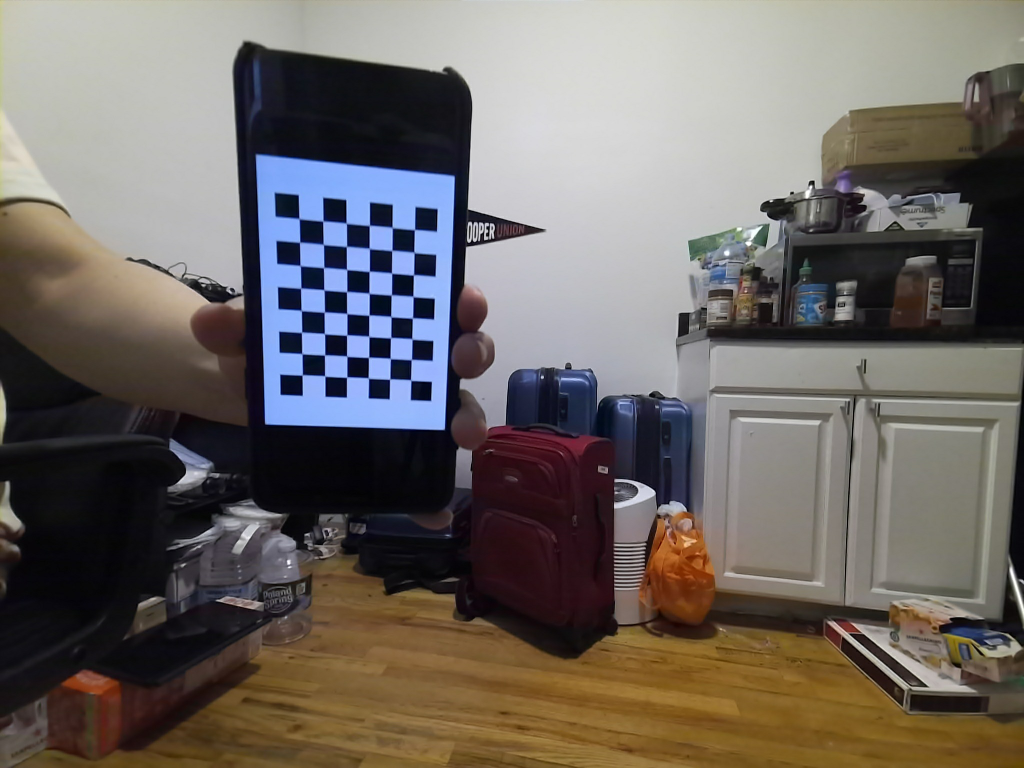
#> input picture data/1.jpg, 2048 x 1536 px (shown at 1/2 size); its folder holds 4 pictures in this run
$ python main.py   (older library calls are emulated)
#> lines starting #> are read from the running program, lines starting #| are printed output that depends on the picture
### src/utils.py
import glob
import cv2
import pickle
import numpy as np

from scipy import optimize

from constants import DATA_PATH, PATTERN_SIZE, SQUARE_SIZE, CORNER_PATH

def get_images():
    images = sorted(glob.glob(DATA_PATH + "/*.jpg"))
    for image in images:
        yield image.split("/")[-1].split(".")[0], cv2.imread(image, 0)  # greyscale


def show_image(title, image):
    cv2.imshow(title, image)
    cv2.waitKey()


def get_correspondence():
    W_def = np.zeros((PATTERN_SIZE[0] * PATTERN_SIZE[1], 3), dtype=np.float64)  # World Coordinate
    W_def[:, :2] = np.indices(PATTERN_SIZE).T.reshape(-1, 2) * SQUARE_SIZE
    correspondences = []
    for image_name, image in get_images():
        retval, corners = cv2.findChessboardCorners(image, patternSize=PATTERN_SIZE)
        # detected
        if retval:
            corners = corners.reshape(-1, 2)  # image coordinmate
            ec = cv2.cvtColor(image, cv2.COLOR_GRAY2BGR)
            cv2.drawChessboardCorners(ec, PATTERN_SIZE, corners, retval)  # draw corners
            cv2.imwrite(CORNER_PATH + "/" + image_name + ".jpg", ec)  # save to folder
            if corners.shape[0] == W_def.shape[0]:
                correspondences.append([W_def[:, :-1].astype(np.float64), corners.astype(np.int)])
    return correspondences


# DLT method requires normalized matrix
def normalize_matrix(points):
    pass


def get_homographys(correspondence):
    Hs = []
    for i in range(len(correspondence)):
        N = len(correspondence[i][0])
        A = np.zeros((2*N, 9), dtype=np.float64)
        W, w= correspondence[i]
        for j in range(len(W)):
            X, Y = W[j]
            u, v = w[j]
            A[2*j] = np.array([-X, -Y, -1, 0, 0, 0, X*u, Y*u, u])
            A[2*j+1] = np.array([0, 0, 0, -X, -Y, -1, X*v, Y*v, v])
        _, S, V = np.linalg.svd(A)
        h = V[np.argmin(S)]
        h = h / h[-1]
        H = h.reshape(3, 3)
        Hs.append(H)
    return Hs


def get_v_ij(i, j, H):
    return np.array([
        H[0, i]*H[0, j],
        H[0, i]*H[1, j] + H[1, i]*H[0, j],
        H[1, i]*H[1, j],
        H[2, i]*H[0, j] + H[0, i]*H[2, j],
        H[2, i]*H[1, j] + H[1, i]*H[2, j],
        H[2, i]*H[2, j]
    ])


def get_intrinsic_parameter(Hs):
    N = len(Hs)
    V = np.zeros((2*N, 6), np.float64)

    for i in range(N):
        V[2*i] = get_v_ij(0, 1, Hs[i])
        V[2*i+1] = get_v_ij(0, 0, Hs[i]) - get_v_ij(1, 1, Hs[i])
    _, s, v = np.linalg.svd(V)
    b = v[np.argmin(s)]

    v0 = (b[1]*b[3] - b[0]*b[4])/(b[0]*b[2] - b[1]**2)
    lamb = b[5] - (b[3]**2 + v0*(b[1]*b[2] - b[0]*b[4]))/b[0]
    alpha = np.sqrt((lamb/b[0]))
    beta = np.sqrt(((lamb*b[0])/(b[0]*b[2] - b[1]**2)))
    gamma = -1*((b[1])*(alpha**2) *(beta/lamb))
    u0 = (gamma*v0/beta) - (b[3]*(alpha**2)/lamb)

    A = np.array([
        [alpha, gamma, u0],
        [0, beta, v0],
        [0, 0, 1.0]
    ])
    return A


def get_extrinsic(H, A):
    # Get the homography and intrinsic parameters
    inv_A = np.linalg.inv(A)
    # Get each column of the homography
    h_1 = H[:, 0]
    h_2 = H[:, 1]
    h_3 = H[:, 2]
    # Get the (average) scale factor
    lamb_1 = 1/(np.linalg.norm(np.dot(inv_A, h_1)))
    lamb_2 = 1/(np.linalg.norm(np.dot(inv_A, h_2)))
    lamb = (lamb_1 + lamb_2)/2
    # Find rotation matrix
    r_1 = lamb*np.dot(inv_A, h_1)
    r_2 = lamb*np.dot(inv_A, h_2)
    r_3 = np.cross(r_1, r_2)
    R = np.column_stack((r_1, r_2, r_3))
    # Enforce orthogonal matrix
    u,_,v = np.linalg.svd(R)
    R = np.dot(u,np.transpose(v))
    # Find translation
    t = lamb*np.dot(inv_A, h_3)
    # Find homogeneous transformation
    R_t = np.column_stack((R, t))
    return R_t


def proj_fun(initial_h, W, w, h, N):
    W = W.reshape(N, 2)
    projected = np.zeros((2*N, ), dtype=np.float64)
    for i in range(N):
        X, Y = W[i]
        weight = h[6]*X + h[7]*Y + h[8]
        # normalize by last element
        projected[2*i]   = (h[0]*X + h[1]*Y + h[2]) / weight
        projected[2*i+1] = (h[3]*X + h[4]*Y + h[5]) / weight
    return projected-w


# http://staff.fh-hagenberg.at/burger/publications/reports/2016Calibration/Burger-CameraCalibration-20160516.pdf
def jac_fun(initial_h, W, w, h, N):
    W = W.reshape(N, 2)
    jacobian = np.zeros((2*N, 9), np.float64)
    for i in range(N):
        x, y = W[i]
        sx = np.float64(h[0]*x + h[1]*y + h[2])
        sy = np.float64(h[3]*x + h[4]*y + h[5])
        w = np.float64(h[6]*x + h[7]*y + h[8])
        jacobian[2*i] = np.array([x/w, y/w, 1/w, 0, 0, 0, -sx*x/w**2, -sx*y/w**2, -sx/w**2])
        jacobian[2*i + 1] = np.array([0, 0, 0, x/w, y/w, 1/w, -sy*x/w**2, -sy*y/w**2, -sy/w**2])
    return jacobian


def MLE_HOM_optimize(H, W, w):
    N = len(W)
    W = W.flatten()
    w = w.flatten()
    h = H.flatten()

    h_prime = optimize.least_squares(fun=proj_fun,
                                     x0=h,
                                     jac=jac_fun,
                                     method="lm",
                                     args=[W, w, h, N],
                                     verbose=0)
    if h_prime.success:
        H = h_prime.x.reshape(3, 3)
        H = H/H[2, 2]
    return H


def estimated_lens_distortion(A, Hs, correspondence):
    M = len(correspondence)
    N = len(correspondence[0][0])
    D = np.zeros(((2*M*N), 2), dtype=np.float64)
    d = np.zeros(((2*M*N), 1), dtype=np.float64)
    u_c = A[0, 2]
    v_c = A[1, 2]
    for i in range(len(correspondence)):
        W, w = correspondence[i]
        R_t = get_extrinsic(Hs[i], A)
        for j in range(len(W)):
            X, Y = W[j]
            u_dot, v_dot = w[j]
            # scale = np.linalg.norm(np.array([u_dot,v_dot])).squeeze()
            # X = u_dot/scale
            # Y = v_dot/scale
            place_holder = np.matmul(R_t, np.array([[X,Y,0,1]]).T)
            x, y = place_holder[:2].squeeze()
            r = x**2+ y**2
            place_holder = np.matmul(np.matmul(A, R_t), np.array([[X, Y, 0, 1]]).T)
            u, v = place_holder[:2].squeeze()
            d_u = u - u_c
            d_v = v - v_c
            D[2*(i*len(W)+j)] = np.array([d_u*r, d_u*r**2])
            D[2*(i*len(W)+j)+1] = np.array([d_v*r, d_v*r**2])
            d[2*(i*len(W)+j)] = u_dot - u
            d[2*(i*len(W)+j)+1] = v_dot - v
    k = np.matmul(np.linalg.inv(np.matmul(D.T, D)), np.matmul(D.T, d))
    return k

### src/main.py
from utils import *

if __name__ == "__main__":
    correspondence = get_correspondence()  # N images x [48 World coord, 48 image coord]
#> in get_correspondence, `retval, corners = cv2.findChessboardCorners(image, patternSize=PATTERN..`: retval = True; corners = 48 rows, first 8: [604.3, 751.7], [604, 707.9], [602.7, 666.1], [603.5, 623.1], [602.6, 575.2], [600.2, 529.5], [599.6, 484.8], [599, 437.5]
#> in get_correspondence, `retval, corners = cv2.findChessboardCorners(image, patternSize=PATTERN..`:
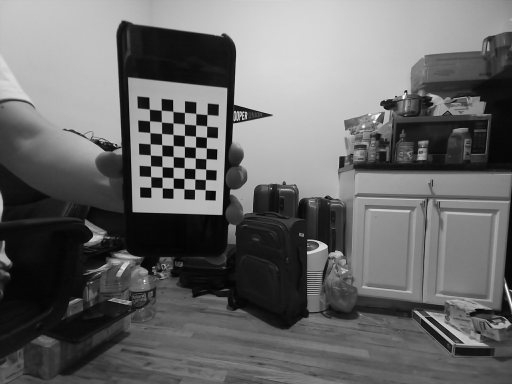
#> image: shape (1536, 2048) (shown at 1/4 size); min 0, max 255, mean 104.4
#> in get_correspondence, `corners = corners.reshape(-1, 2)`: corners = 48 pairs, first value 599 to 829.5, second value 437.5 to 761.6
#> in get_correspondence, `cv2.drawChessboardCorners(ec, PATTERN_SIZE, corners, retval)`:
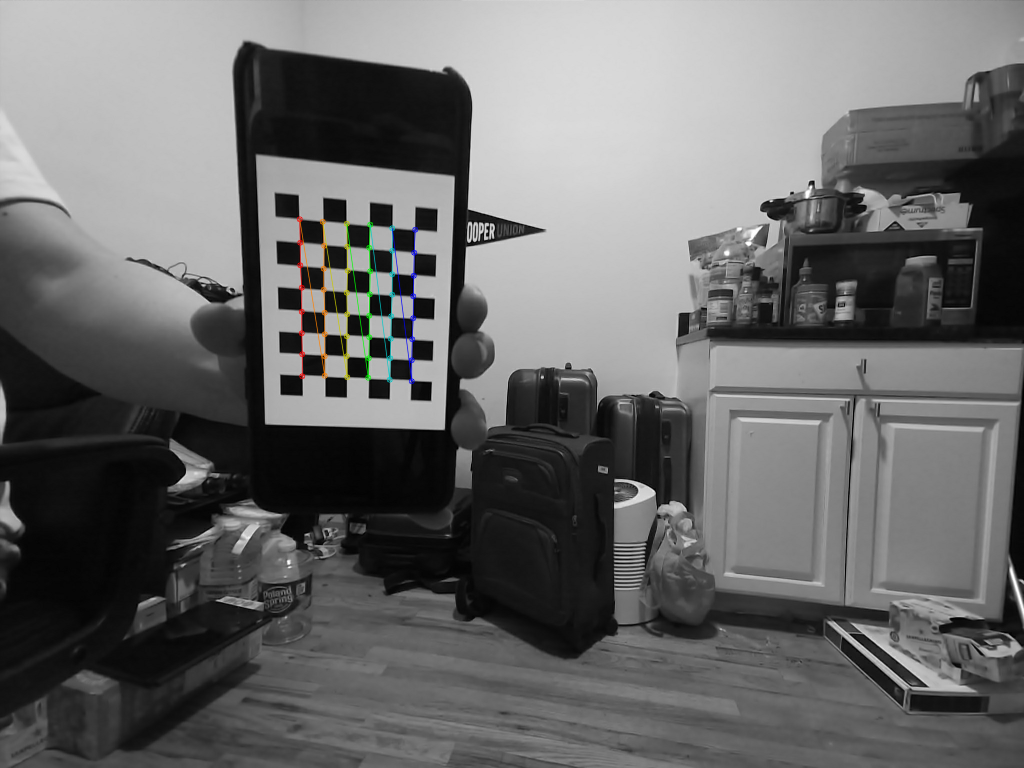
#> ec: shape (1536, 2048, 3) (shown at 1/2 size); mean B, G, R 104.3, 104.5, 104.4
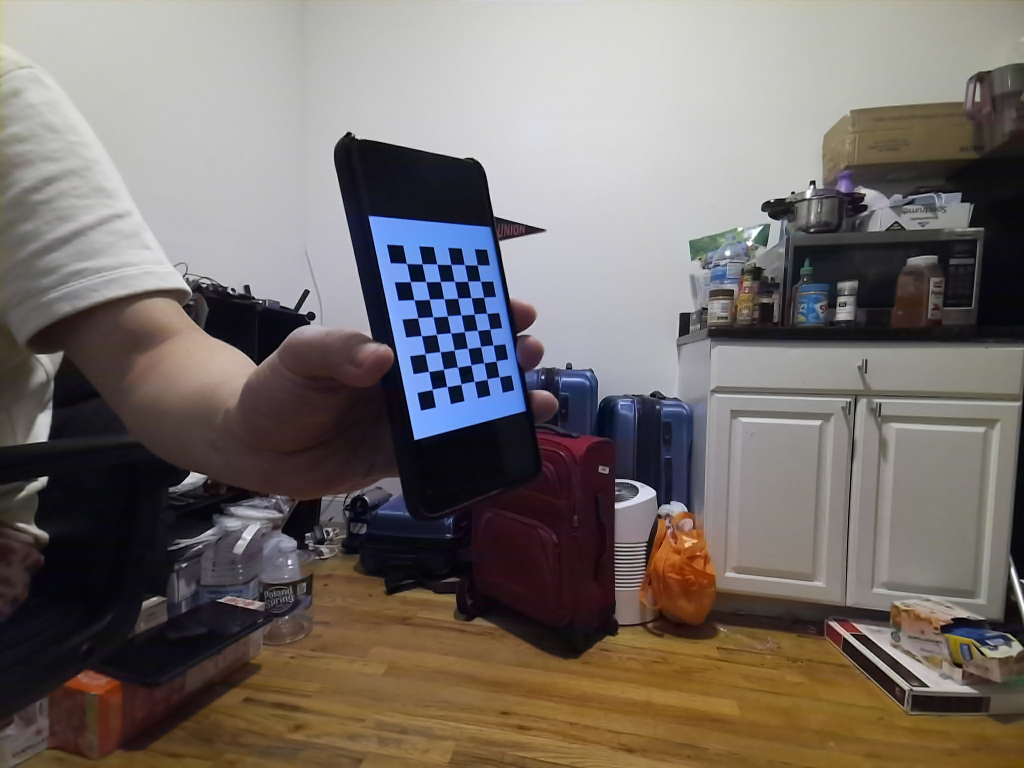
#> input picture data/10.jpg, 2048 x 1536 px (shown at 1/2 size)
#> pass 2 of the loop in get_correspondence, `for image_name, image in get_images():`:
#> in get_correspondence, `retval, corners = cv2.findChessboardCorners(image, patternSize=PATTERN..`: corners = 48 rows, first 8: [955, 530.5], [961.4, 562.5], [967.6, 594.7], [973.6, 626.7], [979.4, 659.5], [987.3, 690.9], [992.3, 722.9], [999, 754.3]
#> in get_correspondence, `retval, corners = cv2.findChessboardCorners(image, patternSize=PATTERN..`:
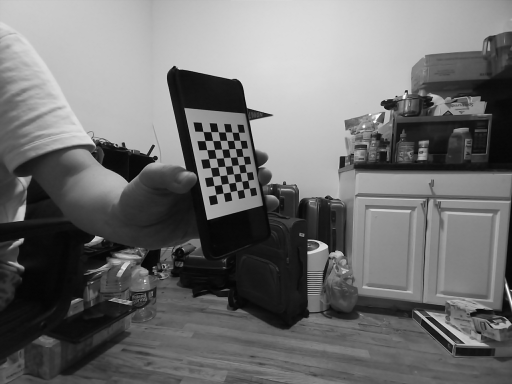
#> image: shape (1536, 2048) (shown at 1/4 size); min 0, max 255, mean 111.3
#> in get_correspondence, `corners = corners.reshape(-1, 2)`: corners = 48 pairs, first value 813.2 to 999, second value 527.3 to 780.4
#> in get_correspondence, `cv2.drawChessboardCorners(ec, PATTERN_SIZE, corners, retval)`:
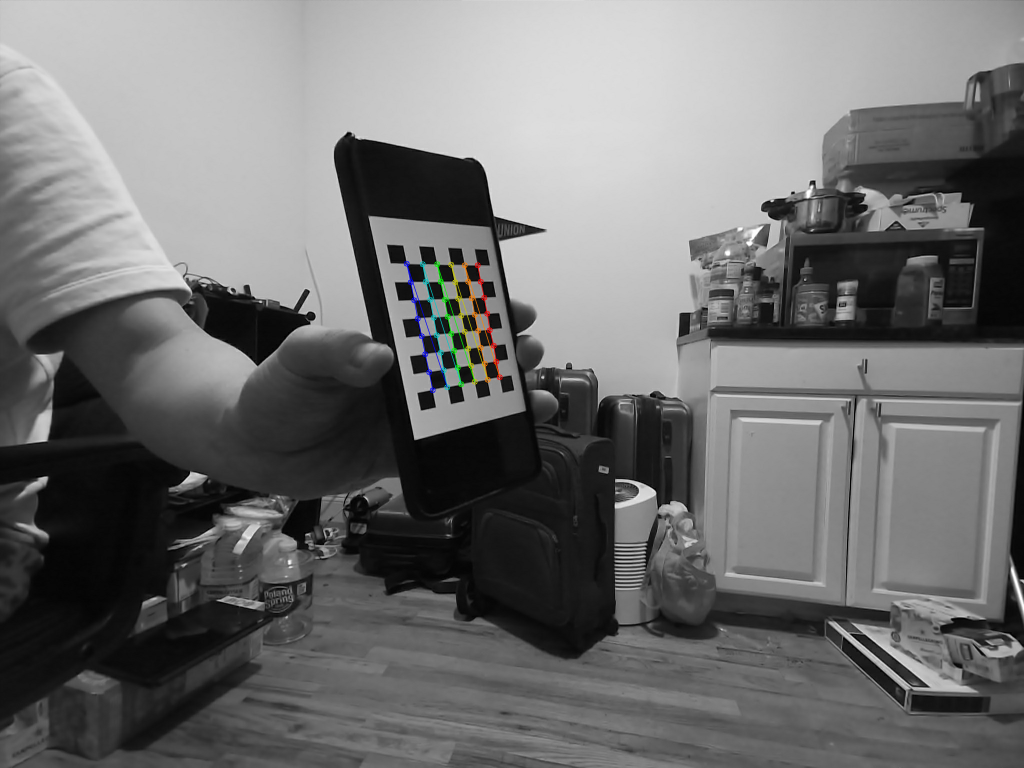
#> ec: shape (1536, 2048, 3) (shown at 1/2 size); mean B, G, R 111.3, 111.4, 111.4
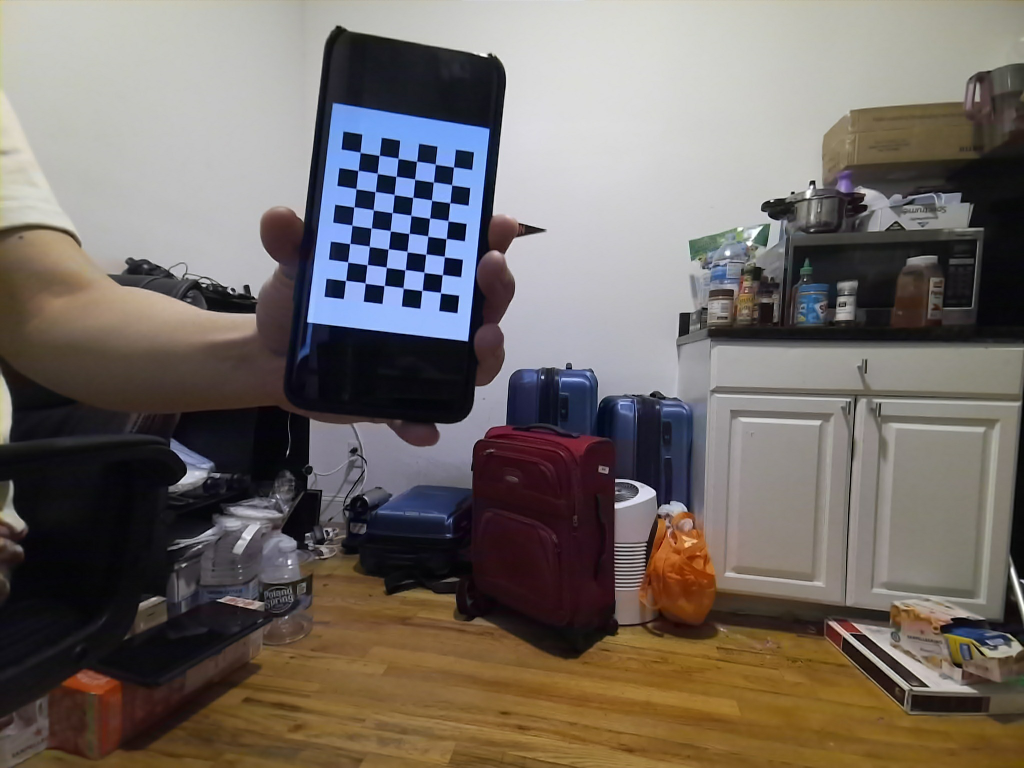
#> input picture data/2.jpg, 2048 x 1536 px (shown at 1/2 size)
#> pass 3 of the loop in get_correspondence, `for image_name, image in get_images():`:
#> in get_correspondence, `retval, corners = cv2.findChessboardCorners(image, patternSize=PATTERN..`: corners = 48 rows, first 8: [690.9, 561.8], [695.3, 524], [699.2, 487.9], [704.1, 451], [707.7, 414.9], [711.4, 376.8], [715.9, 341.7], [720.9, 306.4]
#> in get_correspondence, `retval, corners = cv2.findChessboardCorners(image, patternSize=PATTERN..`:
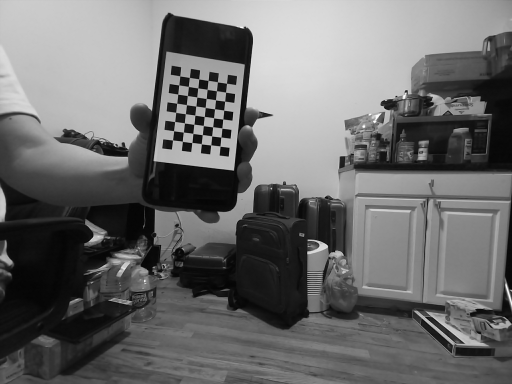
#> image: shape (1536, 2048) (shown at 1/4 size); min 0, max 255, mean 107.9
#> in get_correspondence, `corners = corners.reshape(-1, 2)`: corners = 48 pairs, first value 690.9 to 907.4, second value 306.4 to 584.4
#> in get_correspondence, `cv2.drawChessboardCorners(ec, PATTERN_SIZE, corners, retval)`:
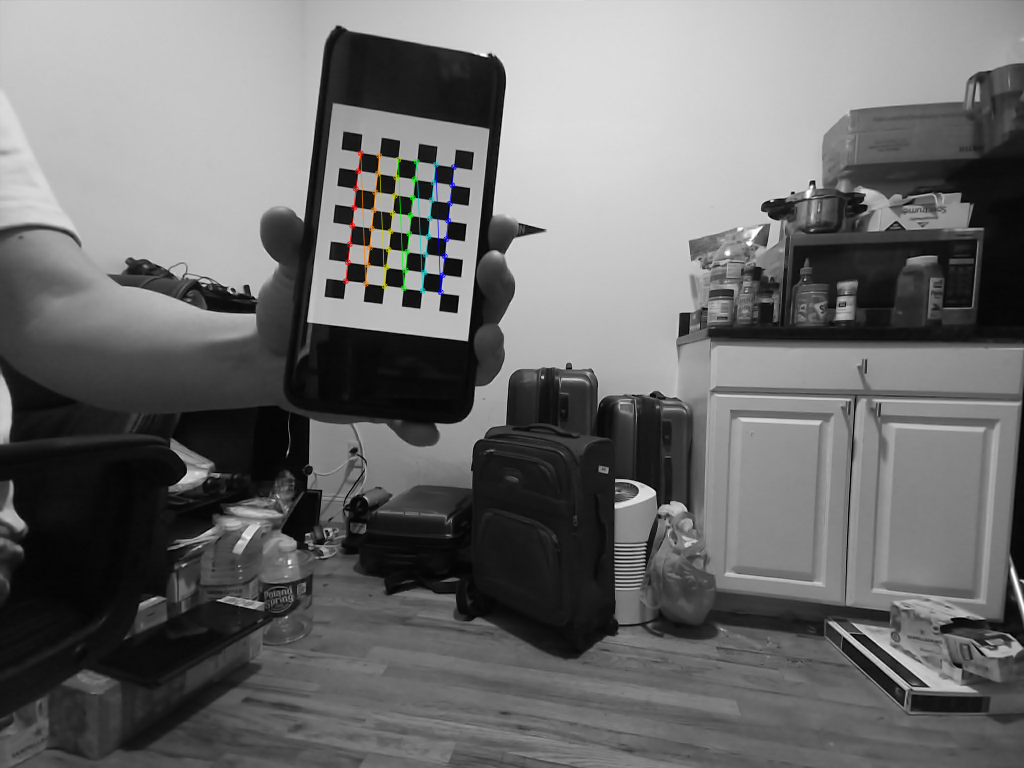
#> ec: shape (1536, 2048, 3) (shown at 1/2 size); mean B, G, R 107.8, 107.9, 107.9
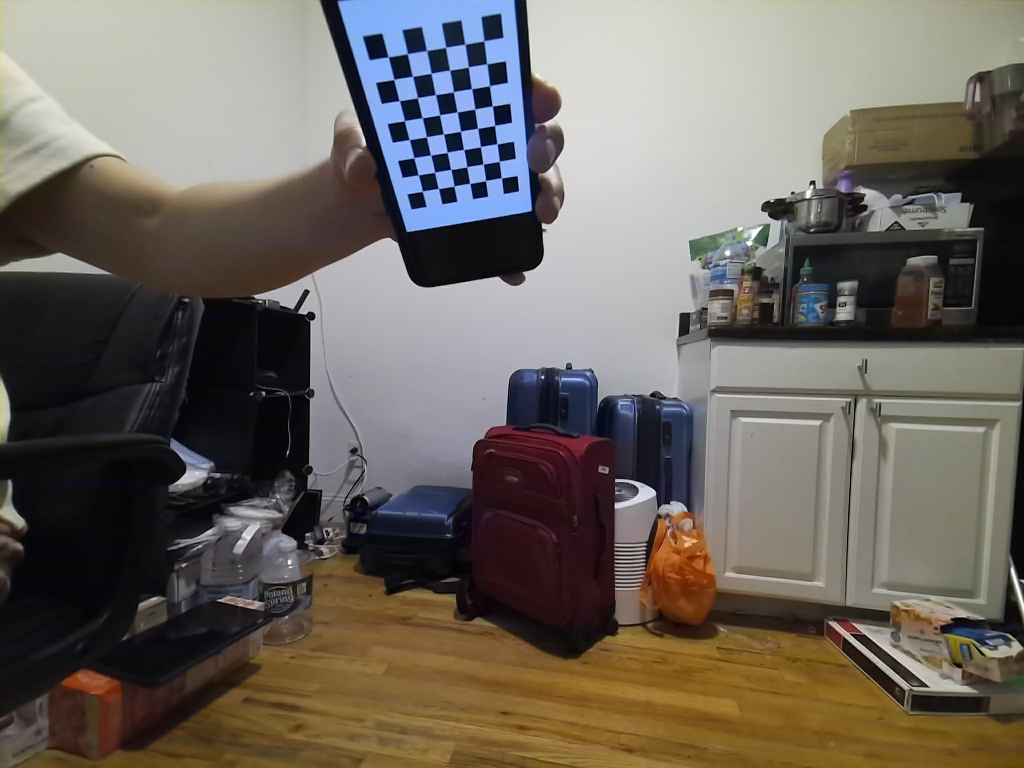
#> input picture data/3.jpg, 2048 x 1536 px (shown at 1/2 size)
#> the loop made 4 passes; the first 3 are shown
    # correspondence = pickle.load(open("corners/correspondence.p", "rb"))
    Hs = get_homographys(correspondence)
    Hs_refined = []
    for H, (w, W) in zip(Hs, correspondence):
        Hs_refined.append(MLE_HOM_optimize(H, W, w))
    A = get_intrinsic_parameter(Hs_refined)
    k1, k2 = estimated_lens_distortion(A, Hs_refined, correspondence)
    print("Intrinsic Paratmer")
    print(A)
    print("Radial Distortion")
    print("k1", k1)
    print("k2", k2)
